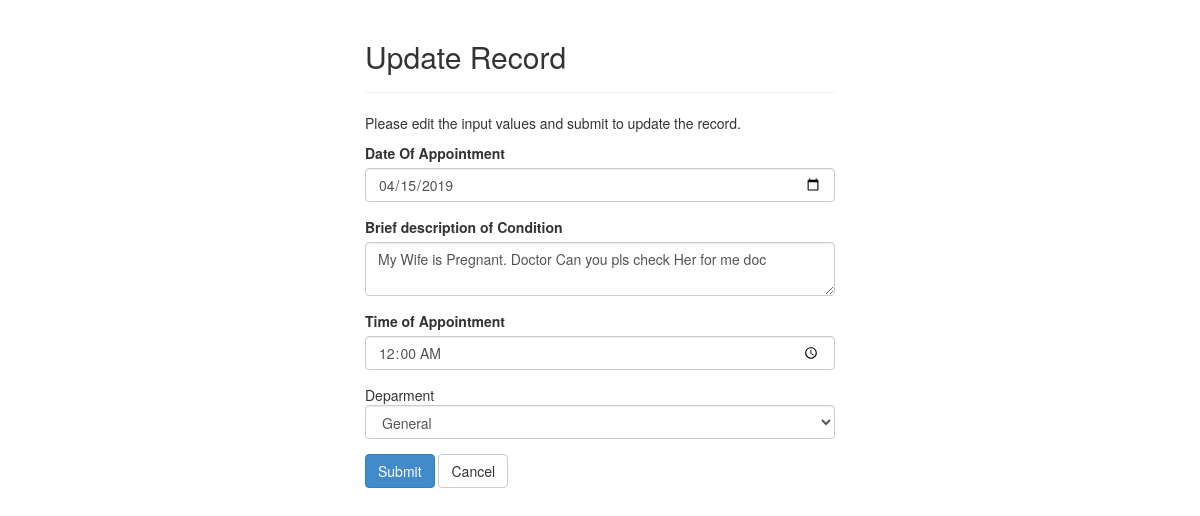
Page /Backend/update.php?app_id=32 on the committed database.
### tables this page shows
CREATE TABLE `appointment` (
  `fname` varchar(1000) NOT NULL,
  `lname` varchar(1000) NOT NULL,
  `pNum` varchar(10) NOT NULL,
  `app_message` varchar(10000) NOT NULL,
  `email` varchar(100) NOT NULL,
  `app_time` time(3) NOT NULL,
  `app_date` date NOT NULL,
  `department` varchar(100) NOT NULL,
  `client_id` int(255) NOT NULL,
  `app_id` int(255) NOT NULL
);

### Backend/update.php (the view, shortened to what this page needs)
<?php
$username = "root";
$password = "";
$database = "smartclinic";
$mysqli = new mysqli("localhost", $username, $password, $database);
 $app_date_err = "";
 $app_time_err = "";
 $app_message_err = "";
 $department_err = "";
    if(isset($_GET["app_id"]) && !empty(trim($_GET["app_id"]))){
        $id =  trim($_GET["app_id"]);
        $sql = "SELECT * FROM appointment WHERE app_id = ?";
        if($stmt = $mysqli->prepare($sql)){
            $stmt->bind_param("i", $id);
            if($stmt->execute()){
                $result = $stmt->get_result();
                if($result->num_rows == 1){
                    $row = $result->fetch_array(MYSQLI_ASSOC);
                    $app_date = $row["app_date"];
                    $app_message = $row["app_message"];
                    $app_time = $row["app_time"];
                    $department = $row["department"];
                } else{
                    header("location: view.php");
                    exit();
                }
            } else{
                echo "Oops! Something went wrong. Please try again later.";
            }
        } else {
            echo "error in statement";
        }
    }  else{
        header("location: error.php");
        exit();
    }
?>
<!DOCTYPE html>
<html lang="en">
<head>
   <link href="css/bootstrap.min.css" rel="stylesheet" type="text/css">
</head>
<body>
    <div class="wrapper">
        <div class="container-fluid">
            <div class="row">
                <div class="col-md-12">
                    <div class="page-header">
                        <h2>Update Record</h2>
                    </div>
                    <p>Please edit the input values and submit to update the record.</p>
                    <form action="<?php echo htmlspecialchars(basename($_SERVER['REQUEST_URI'])); ?>" method="post">
                        <div class="form-group <?php echo (!empty($app_date_err)) ? 'has-error' : ''; ?>">
                            <label>Date Of Appointment</label>
                            <input type="date" name="app_date" class="form-control" value="<?php echo $app_date; ?>">
                        </div>
                        <div class="form-group <?php echo (!empty($app_message_err)) ? 'has-error' : ''; ?>">
                            <label>Brief description of Condition</label>
                            <textarea name="app_message" class="form-control"><?php echo $app_message; ?></textarea>
                        </div>
                        <div class="form-group <?php echo (!empty($app_time_err)) ? 'has-error' : ''; ?>">
                            <label>Time of Appointment </label>
                            <input type="time" name="app_time" class="form-control" value="<?php echo $app_time; ?>">
                        </div>
                        <div class="form-group <?php echo (!empty($department_err)) ? 'has-error' : ''; ?>">
                  <div class="form-group">
                    <div class="">
                    Deparment  <select name="department" id="department_name" class="form-control" >
                        <option value="General" <?php echo $department == "General" ? 'selected' : ''; ?>> General </option>
                      </select>
                    </div>
                  </div>
                </div>
                        <input type="submit" class="btn btn-primary" value="Submit">
                        <a href="view.php" class="btn btn-default">Cancel</a>
                    </form>
                </div>
            </div>
        </div>
    </div>
</body>
</html>

### Backend/update.php (style rules this page uses)
.wrapper { width: 500px; margin: 0 auto; }

### rows in the picture
appointment: app_date "04/15/2019", app_message "My Wife is Pregnant. Doctor Can you pls check Her for me doc", app_time "00:00:00.000", department "General"
